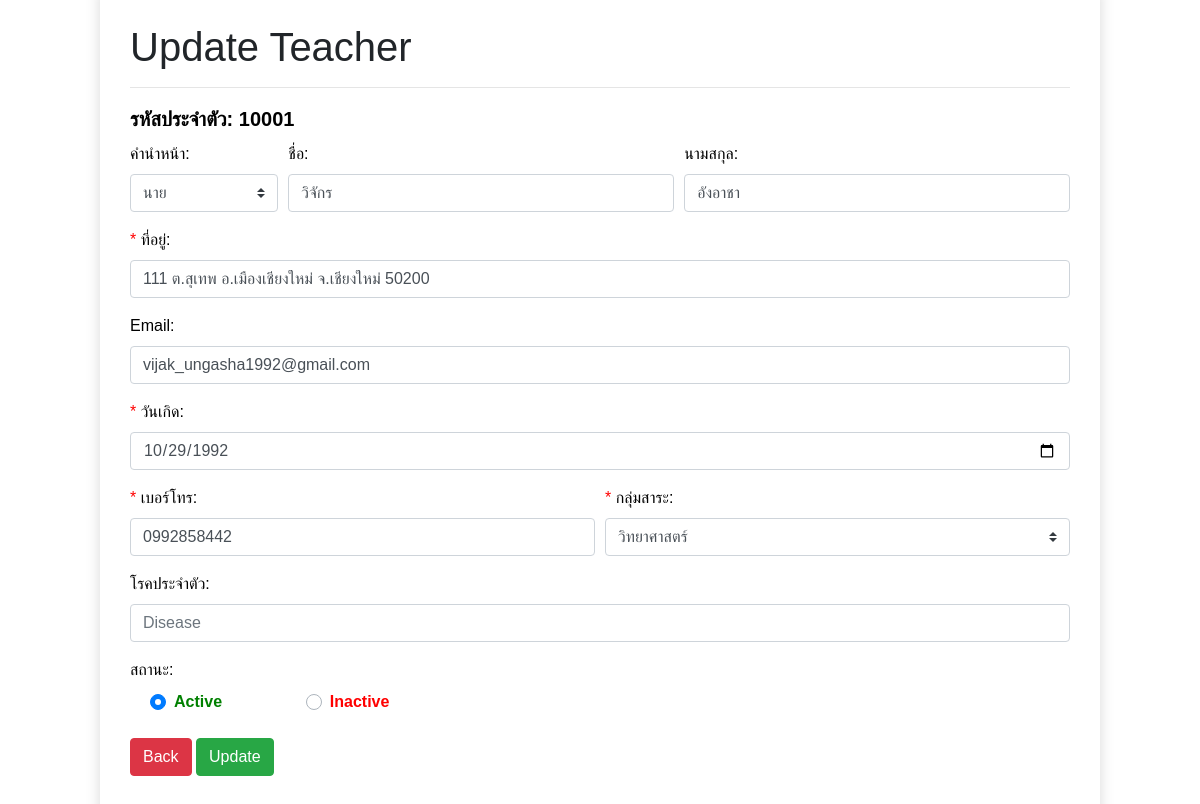
Screenshot of /school-docker/src/teacher_update.php?teacherid=10001 (signed in) with the database file from the repository.
### tables this page shows
CREATE TABLE `teacher` (
  `teacherid` char(5) NOT NULL,
  `password` varchar(60) NOT NULL,
  `Tfname` text NOT NULL,
  `Tlname` text NOT NULL,
  `BDate` date NOT NULL,
  `title` text NOT NULL,
  `start_work` date NOT NULL,
  `email` text,
  `address` text,
  `groupc` text NOT NULL,
  `disease` text,
  `phone` varchar(10) NOT NULL,
  `status` text NOT NULL
);

### school-docker/src/class/connect.php (called while the page is built, shortened)
<?php
class DMC {
    public $host   = 'db';
    public $user   = 'root';
    public $pass   = '123456';
    public $dbname = 'school';
    public $link;
    private function connectDB() {
        $this->link = new mysqli(
            $this->host,
            $this->user,
            $this->pass,
            $this->dbname
        );
        $this->link->set_charset("utf8");
    }
    public function select($query) {
        $result = $this->link->query($query) or
        die($this->link->error . __LINE__);
        if ($result->num_rows > 0) {
            return $result;
        } else {
            return false;
        }
    }
}

### school-docker/src/class/teacher.php (called while the page is built, shortened)
<?php
    include 'connect.php';
    class Teacher {
        public function __construct(){
            $this->con = new DMC();
        }
        public function get_teacher_id($id) {
            return "SELECT * FROM teacher WHERE teacherID=$id";
        }
        public function query_teacher($rows, $i) {
            $this->teacherID = $rows['teacherid'];
            $this->title = $rows['title'];
            $this->teafname = $rows['Tfname'];
            $this->tealname = $rows['Tlname'];
            $this->group = $rows['groupc'];
            $this->bdate = $rows['BDate'];
            $this->address = $rows['address'];
            $this->email = $rows['email'];
            $this->disease = $rows['disease'];
            $this->phone = $rows['phone'];
        }
    }
?>

### school-docker/src/teacher_update.php (the view, shortened to what this page needs)
<?php
  include 'class/teacher.php';
  $teacher = new Teacher();
  $teacher->update_teacher();
?>
<!DOCTYPE html>
<html lang="th">
<head>
  <link rel="stylesheet" href="css/center.css">
  <link rel="stylesheet" href="css/teacher.css">
  </head>
  <body>
    <div id="page-container" style="margin-top: 15px;">
      <h1>Update Teacher</h1>
      <hr>
      <?php
        $sql = $teacher->get_teacher_id($_GET["teacherid"]);
        $qry = $teacher->con->select($sql);
        if ($qry) {
          $rows = $teacher->con->fetch($qry);
          $teacher->query_teacher($rows, $teacher->i);
            echo '<form name="myForm" action="teacher_update.php" method="post" enctype="multipart/form-data" onsubmit="return validateForm_update()">
              <label for="stdid" style="color: black; font-size: 20px;"><b>รหัสประจำตัว: '.$teacher->teacherID.'</b></label>
              <input type="hidden" name="teacherID" id="teacherID" value="'.$teacher->teacherID.'" />
              <div class="form-row">
                <div class="col-2">
                  <div class="form-group">
                    <label for="ntitle" style="color: black">คำนำหน้า:</label>
                    <select class="custom-select" id="inputGroupSelect01" onchange="update_student()">';
                      if ($teacher->title == 'นาย')
                        echo '<option value="นาย" selected>นาย</option>';
                      else
                        echo '<option value="นาย">นาย</option>';
                    echo '</select>
                    <input type="hidden" name="ntitle" id="ntitle" value="'.$teacher->title.'" />
                  </div>
                </div>
                <div class="col">
                  <div class="form-group">
                    <label for="firstname" style="color: black">ชื่อ:</label>
                    <input type="text" class="form-control" id="firstname" placeholder="First Name" value="'.$teacher->teafname.'" name="firstname">
                  </div>
                </div>
                <div class="col">
                  <div class="form-group">
                    <label for="lastname" style="color: black">นามสกุล:</label>
                    <input type="text" class="form-control" id="lastname" placeholder="Last Name" value="'.$teacher->tealname.'" name="lastname">
                  </div>
                </div>
              </div>
              <div class="form-group">
                <span style="color:red;">* </span><label for="address" style="color: black">ที่อยู่:</label>
                <input type="text" class="form-control" id="address" placeholder="Address" value="'.$teacher->address.'" name="address">
              </div>
              <div class="form-group">
		        <label for="address" style="color: black">Email:</label>
		        <input type="text" class="form-control" id="email" value="'.$teacher->email.'" placeholder="Email" name="email">
		      </div>
		      <div class="form-group">
		        <span style="color:red;">* </span><label for="bdate" style="color: black">วันเกิด:</label>
            	<input type="date" class="form-control" id="bdate" value="'.$teacher->bdate.'" name="bdate">
		      </div>
              <div class="form-row">
                <div class="col">
                  <div class="form-group">
                    <span style="color:red;">* </span><label for="phone" style="color: black">เบอร์โทร:</label>
                    <input type="text" class="form-control" id="phone" placeholder="Phone" value="'.$teacher->phone.'" name="phone">
                  </div>
                </div>
                <div class="col">
                  <div class="form-group">
                    <span style="color:red;">* </span><label for="pname" style="color: black">กลุ่มสาระ:</label>
                    <select class="custom-select" id="inputGroupSelect02" onchange="update_student()">';
                      if ($teacher->group == 'วิทยาศาสตร์')
                        echo '<option value="วิทยาศาสตร์" selected>วิทยาศาสตร์</option>';
                      else
                        echo '<option value="วิทยาศาสตร์">วิทยาศาสตร์</option>';
                    echo '</select>
                    <input type="hidden" name="typeno" id="typeno" value="'.$teacher->group.'" />
                  </div>
              </div>
              </div>
              <div class="form-group">
                <label for="disease" style="color: black">โรคประจำตัว:</label>
                <input type="text" class="form-control" id="disease" placeholder="Disease" value="'.$teacher->disease.'" name="disease">
              </div>
              <div class="form-group">
              <label for="status" style="color: black">สถานะ:</label>
                <div class="row" style="margin-left: 20px;">
                <div class="col-2 custom-control custom-radio">';
                echo '
                <label class="custom-control-label" for="Group1" style="color: green;"><b>Active</b></label>
              </div>
              <div class="col-2 custom-control custom-radio">';
                echo '
                <label class="custom-control-label" for="Group2" style="color: red;"><b>Inactive</b></label>
              </div>
              </div>
              <br>
              <a href="teacher.php" class="btn btn-danger" role="button">Back</a>
              <button type="submit" class="btn btn-success">Update</button>
            </form>';
        } else {
          echo '<h1 style="color: red;">Student Not found in database</h1>
          <a href="student.php" class="btn btn-danger" role="button">Back</a>';
        }?>
    </div>
  </body>
</html>

### school-docker/src/css/center.css (style rules this page uses)
body, html { font-family: Arial, Helvetica, sans-serif; margin: 0; height: 100%; display: flex; align-items: center; justify-content: center; }
#page-container { min-width: 1000px; padding: 30px; min-height: 0; -webkit-box-shadow: 0px 0px 12px 1px rgba(87, 87, 87, 0.2); box-shadow: 0px 0px 12px 1px rgba(87, 87, 87, 0.2); }

### school-docker/src/css/main.css (style rules this page uses)
body { margin: 0; font-family: Arial, Helvetica, sans-serif; }

### rows the page displays
teacher: teacherid "10001", title "นาย", firstname "วิจักร", lastname "อังอาชา", address "111 ต.สุเทพ อ.เมืองเชียงใหม่ จ.เชียงใหม่ 50200", email "vijak_ungasha1992@gmail.com", bdate "10/29/1992", phone "0992858442", groupc "วิทยาศาสตร์"
